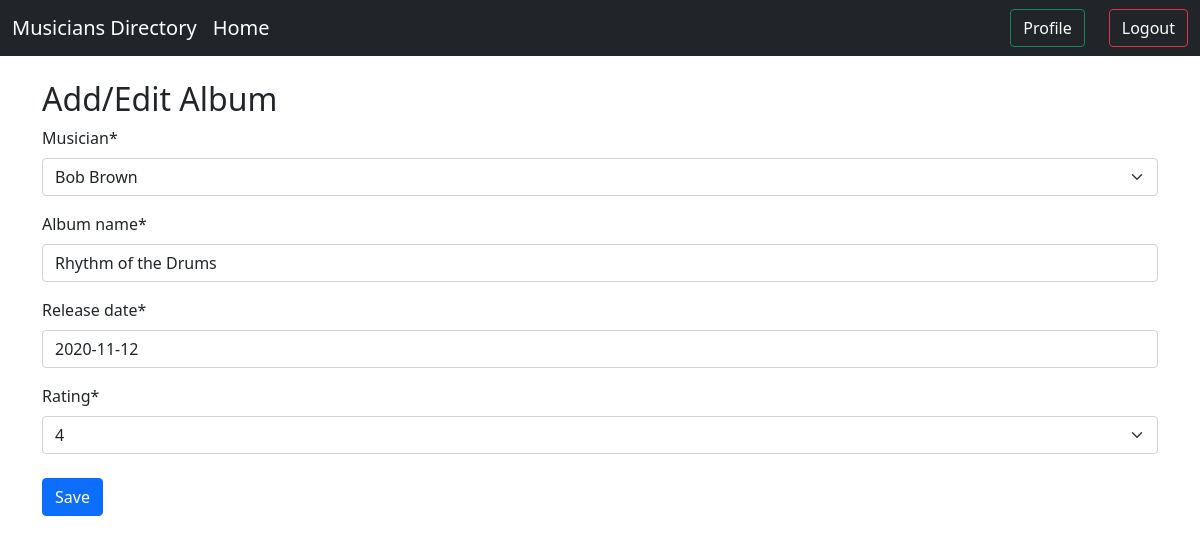
Before: /albums/edit-album/16/ (signed in) with the older database file.
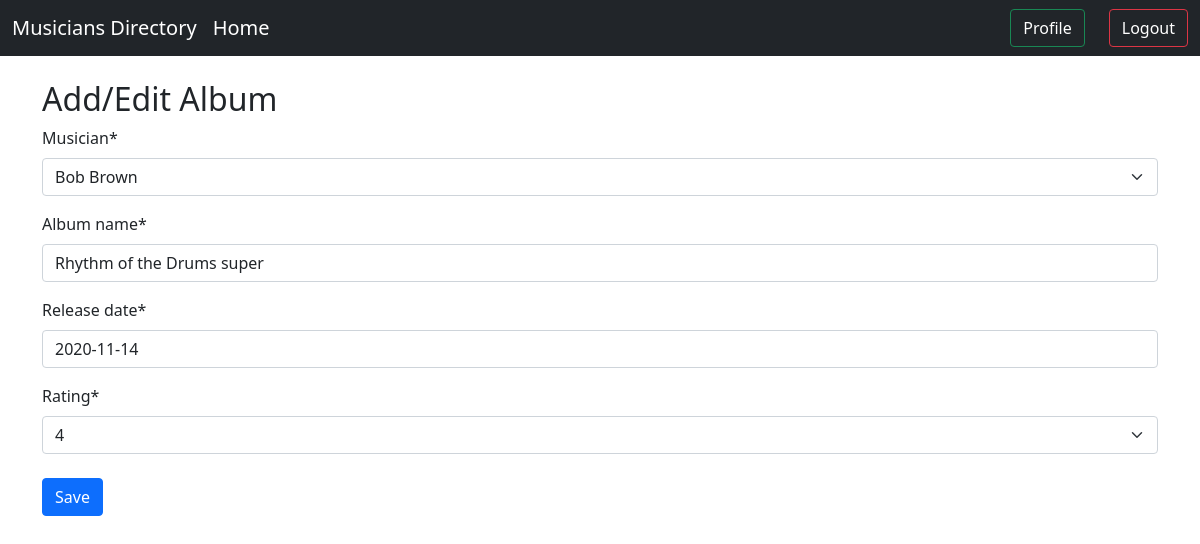
After: the same page with the newer database file.
### albums/models.py (models this page shows, shortened)
class Album(models.Model):
    musician = models.ForeignKey(Musician, on_delete=models.CASCADE)
    album_name = models.CharField(max_length=100)
    release_date = models.DateField()
    rating = models.IntegerField(choices=[(i, str(i)) for i in range(1, 6)])

### albums/views.py (the view)
# urls.py: path('edit-album/<int:album_id>/', views.edit_album, name='edit_album'),
@login_required
def edit_album(request, album_id):
    album = get_object_or_404(Album, id=album_id)
    if request.method == 'POST':
        form = AlbumForm(request.POST, instance=album)
        if form.is_valid():
            form.save()
            return redirect('homepage')
    else:
        form = AlbumForm(instance=album)
    return render(request, 'album_form.html', {'form': form})

### albums/forms.py
class AlbumForm(forms.ModelForm):
    class Meta:
        model = Album
        fields = ['musician', 'album_name', 'release_date', 'rating']

### musicians/models.py (called while the page is built)
    def __str__(self):
        return f'{self.first_name} {self.last_name}'

### albums/templates/album_form.html (shortened to what this page needs)
{% extends 'base.html' %}
{% load crispy_forms_tags %}
{% block body %}
<h2>Add/Edit Album</h2>
<form method="POST" class="form-group">
    {{ form|crispy }}
    <button type="submit" class="btn btn-primary mt-2">Save</button>
</form>
{% endblock %}

Changed rows visible on the page:
changed Album "Bob Brown": album_name "Rhythm of the Drums" → "Rhythm of the Drums super"; release_date "2020-11-12" → "2020-11-14"
